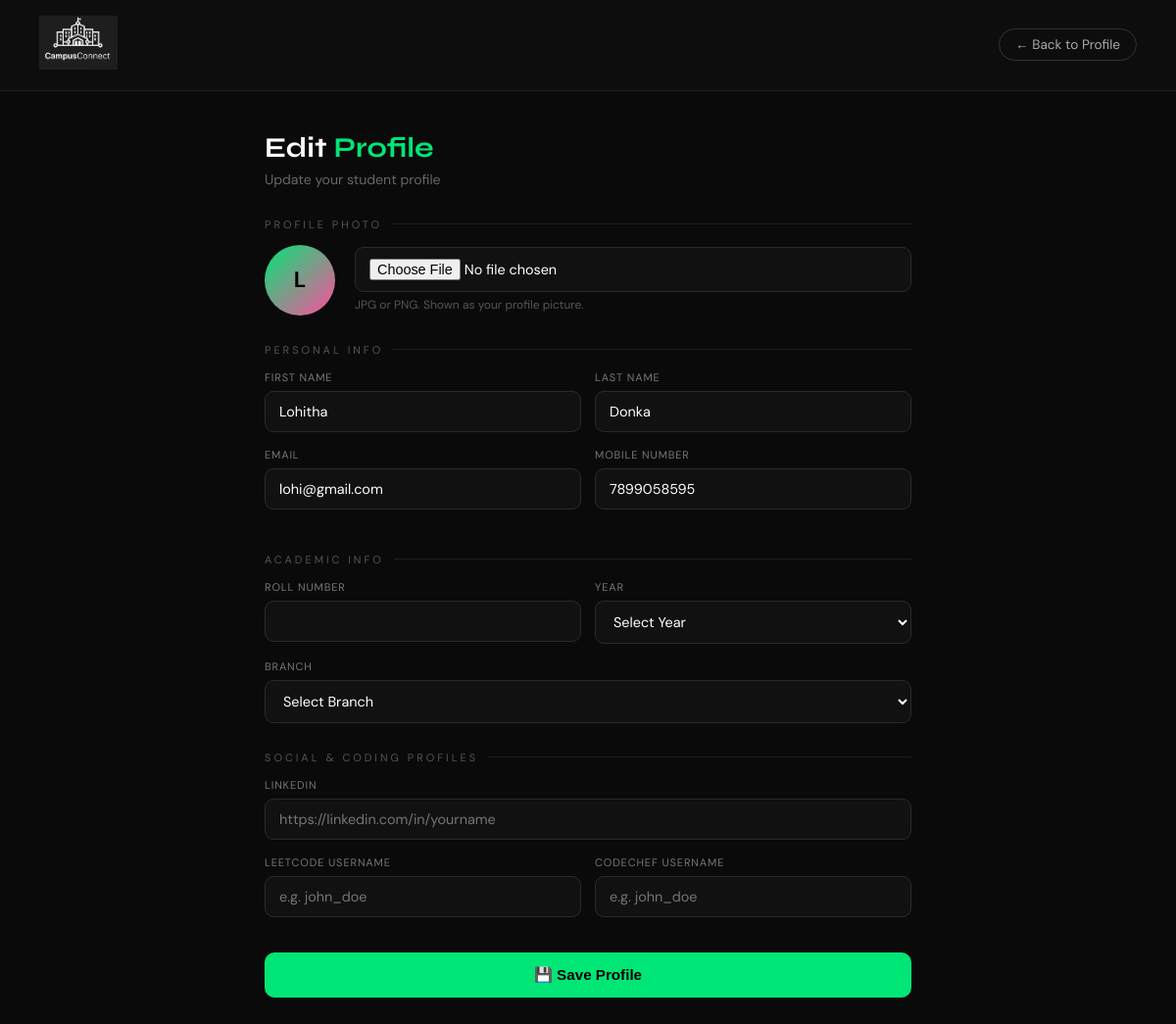
Page /profile/edit/ (signed in) on the earlier database version.
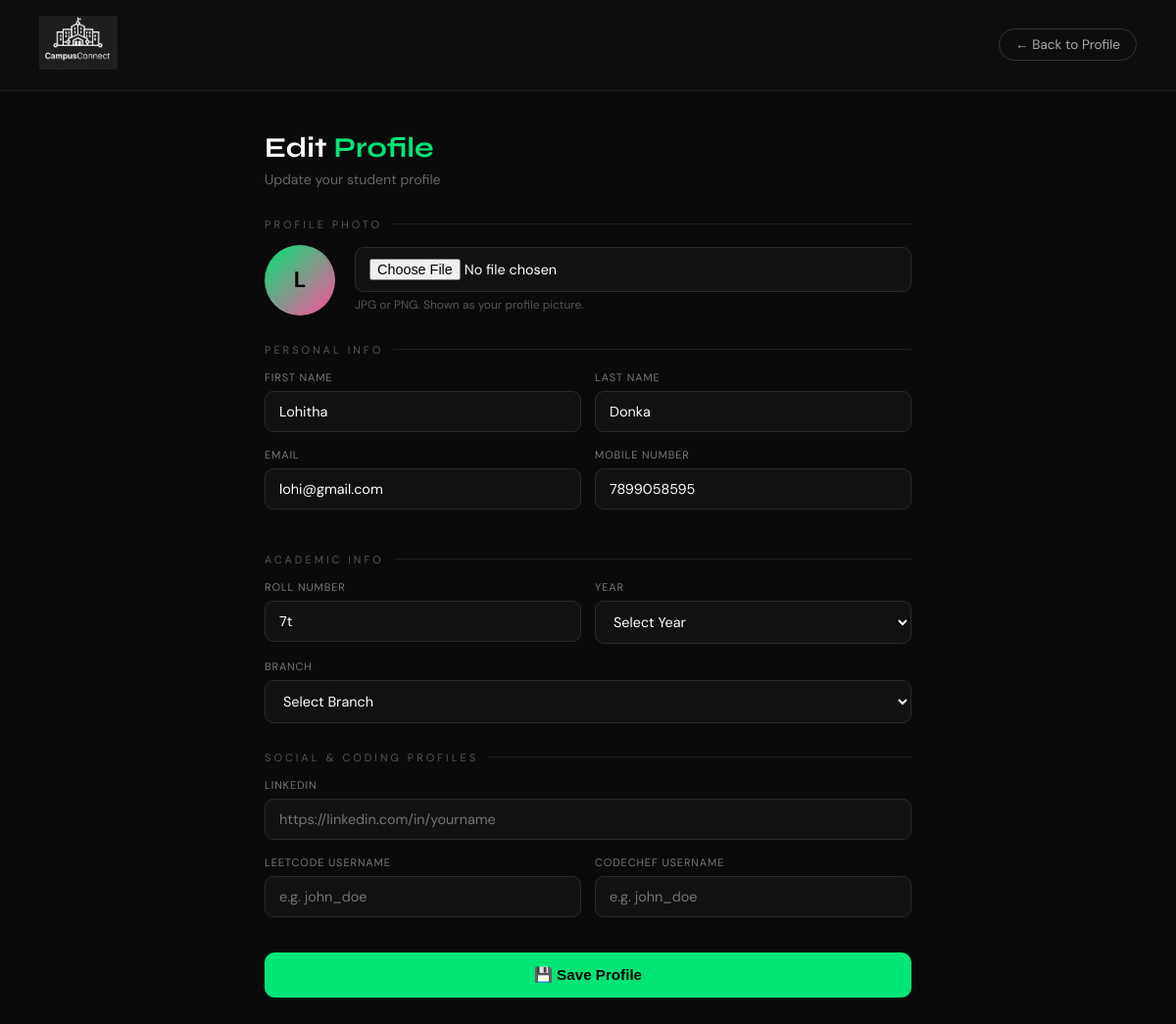
Same page on the later database version.
### campusconnect/models.py (models this page shows, shortened)
class UserProfile(models.Model):
    ROLE_CHOICES = [
        ('student', 'Student'),
        ('faculty', 'Faculty'),
    ]
    user       = models.OneToOneField(User, on_delete=models.CASCADE, related_name='profile')
    role       = models.CharField(max_length=10, choices=ROLE_CHOICES, default='student')
    phone      = models.CharField(max_length=15, blank=True, null=True)
    avatar     = models.ImageField(upload_to='avatars/', blank=True, null=True)
    linkedin   = models.URLField(blank=True, null=True)
    created_at = models.DateTimeField(auto_now_add=True)
    roll_no  = models.CharField(max_length=20, blank=True, null=True)
    year     = models.CharField(max_length=1, choices=YEAR_CHOICES, blank=True, null=True)
    branch   = models.CharField(max_length=10, choices=BRANCH_CHOICES, blank=True, null=True)
    codechef = models.CharField(max_length=100, blank=True, null=True)
    leetcode = models.CharField(max_length=100, blank=True, null=True)
    teacher_id         = models.CharField(max_length=30, blank=True, null=True)
    department         = models.CharField(max_length=10, choices=DEPARTMENT_CHOICES, blank=True, null=True)
    experience         = models.PositiveIntegerField(blank=True, null=True, help_text='Years of experience')
    subjects_teaching  = models.TextField(blank=True, null=True, help_text='Comma-separated list of subjects')

### campusconnect/views.py (the view, shortened to what this page needs)
# urls.py: path('profile/edit/',                       views.edit_profile,       name='edit_profile'),
def edit_profile(request):
    if not request.user.is_authenticated:
        return redirect('login')
    try:
        profile = request.user.profile
    except UserProfile.DoesNotExist:
        profile = UserProfile.objects.create(user=request.user)
    return render(request, 'edit_profile.html', {
        'user':     request.user,
        'profile':  profile,
        'branches': BRANCH_CHOICES,
        'years':    YEAR_CHOICES,
    })

### templates/edit_profile.html (shortened to what the changed rows need)
{% load static %}
<!DOCTYPE html>
<html lang="en">
<head>
</head>
<body>
<div class="main">
    <h1>Edit <span>Profile</span></h1>
    <form method="POST" enctype="multipart/form-data">
        <div class="form-row">
            <div class="form-group">
                <label>Mobile Number</label>
                <input type="text" name="phone" value="{{ profile.phone|default:'' }}">
            </div>
        </div>
        {% if profile.role == 'faculty' %}
        <p class="section-header">Teacher Details</p>
        <div class="form-row">
            <div class="form-group">
                <label>Teacher ID</label>
                <input type="text" name="teacher_id" value="{{ profile.teacher_id|default:'' }}" placeholder="e.g. TCH-2024-001">
            </div>
            <div class="form-group">
                <label>Department</label>
                <select name="department">
                    <option value="">Select Department</option>
                    <option value="cse"   {% if profile.department == 'cse'   %}selected{% endif %}>Computer Science & Engineering</option>
                    <option value="ece"   {% if profile.department == 'ece'   %}selected{% endif %}>Electronics & Communication</option>
                    <option value="eee"   {% if profile.department == 'eee'   %}selected{% endif %}>Electrical & Electronics</option>
                    <option value="ce"    {% if profile.department == 'ce'    %}selected{% endif %}>Civil Engineering</option>
                    <option value="me"    {% if profile.department == 'me'    %}selected{% endif %}>Mechanical Engineering</option>
                    <option value="maths" {% if profile.department == 'maths' %}selected{% endif %}>Mathematics</option>
                    <option value="phy"   {% if profile.department == 'phy'   %}selected{% endif %}>Physics</option>
                    <option value="chem"  {% if profile.department == 'chem'  %}selected{% endif %}>Chemistry</option>
                    <option value="eng"   {% if profile.department == 'eng'   %}selected{% endif %}>English</option>
                    <option value="other" {% if profile.department == 'other' %}selected{% endif %}>Other</option>
                </select>
            </div>
        </div>
        <div class="form-group">
            <label>Years of Experience</label>
            <input type="number" name="experience" min="0" max="60" value="{{ profile.experience|default:'' }}" placeholder="e.g. 5">
        </div>
        <div class="form-group">
            <label>Subjects Teaching</label>
            <textarea name="subjects_teaching" placeholder="e.g. Data Structures, Algorithms, DBMS">{{ profile.subjects_teaching|default:'' }}</textarea>
            <p class="hint">Enter subjects separated by commas. They will be shown as individual tags on your profile.</p>
        </div>
        <p class="section-header">Social & Links</p>
        <div class="form-group">
            <label>LinkedIn</label>
            <input type="url" name="linkedin" value="{{ profile.linkedin|default:'' }}" placeholder="https://linkedin.com/in/yourname">
        </div>
        {% else %}
        <p class="section-header">Academic Info</p>
        <div class="form-row">
            <div class="form-group">
                <label>Roll Number</label>
                <input type="text" name="roll_no" value="{{ profile.roll_no|default:'' }}">
            </div>
            <div class="form-group">
                <label>Year</label>
                <select name="year">
                    <option value="">Select Year</option>
                </select>
            </div>
        </div>
        <div class="form-group">
            <label>Branch</label>
            <select name="branch">
                <option value="">Select Branch</option>
            </select>
        </div>
        <p class="section-header">Social & Coding Profiles</p>
        <div class="form-group">
            <label>LinkedIn</label>
            <input type="url" name="linkedin" value="{{ profile.linkedin|default:'' }}" placeholder="https://linkedin.com/in/yourname">
        </div>
        <div class="form-row">
            <div class="form-group">
                <label>LeetCode Username</label>
                <input type="text" name="leetcode" value="{{ profile.leetcode|default:'' }}" placeholder="e.g. john_doe">
            </div>
            <div class="form-group">
                <label>CodeChef Username</label>
                <input type="text" name="codechef" value="{{ profile.codechef|default:'' }}" placeholder="e.g. john_doe">
            </div>
        </div>
        {% endif %}
    </form>
</div>
</body>
</html>

Differences in the rows shown:
changed UserProfile: roll_no (not shown) → "7t"
